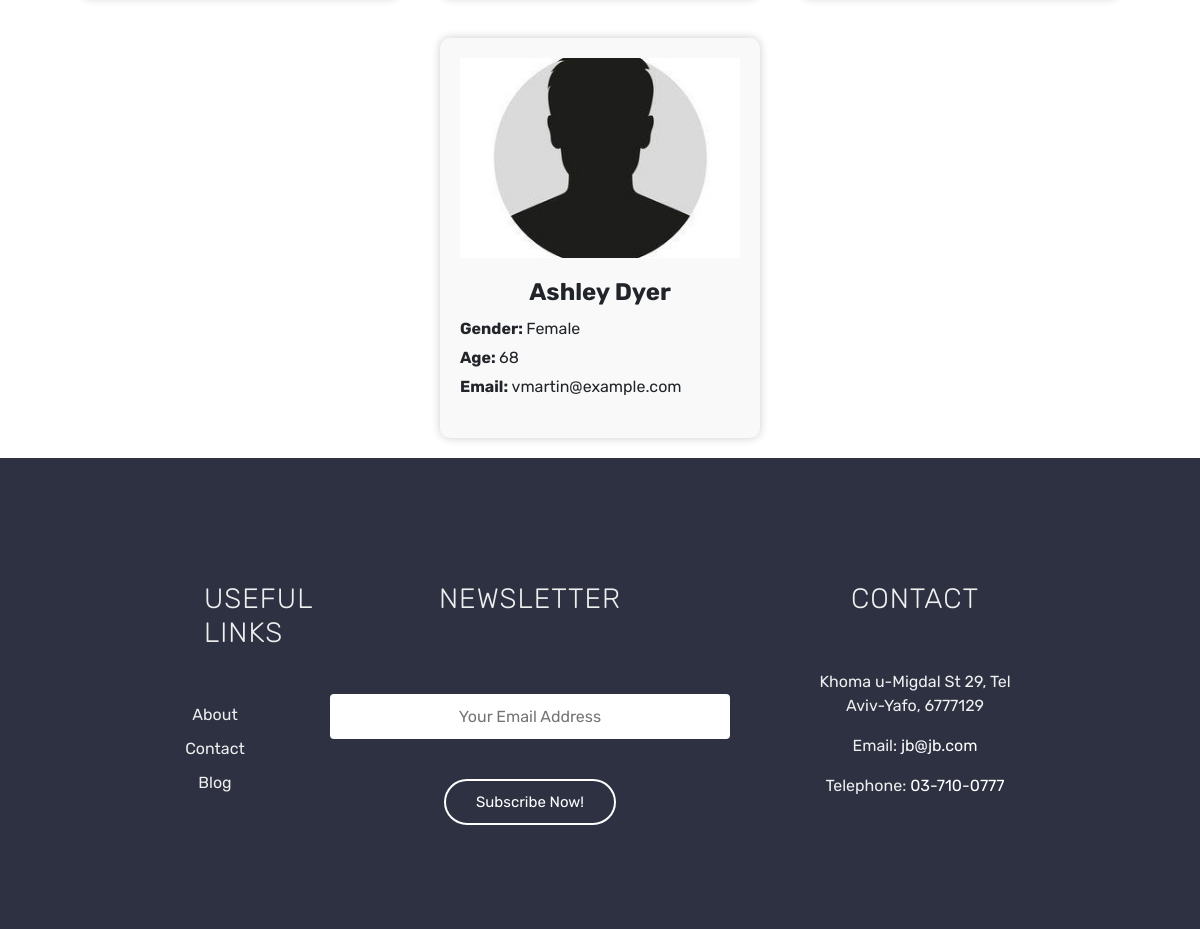
Before: /teachers (lower part) with the older database file.
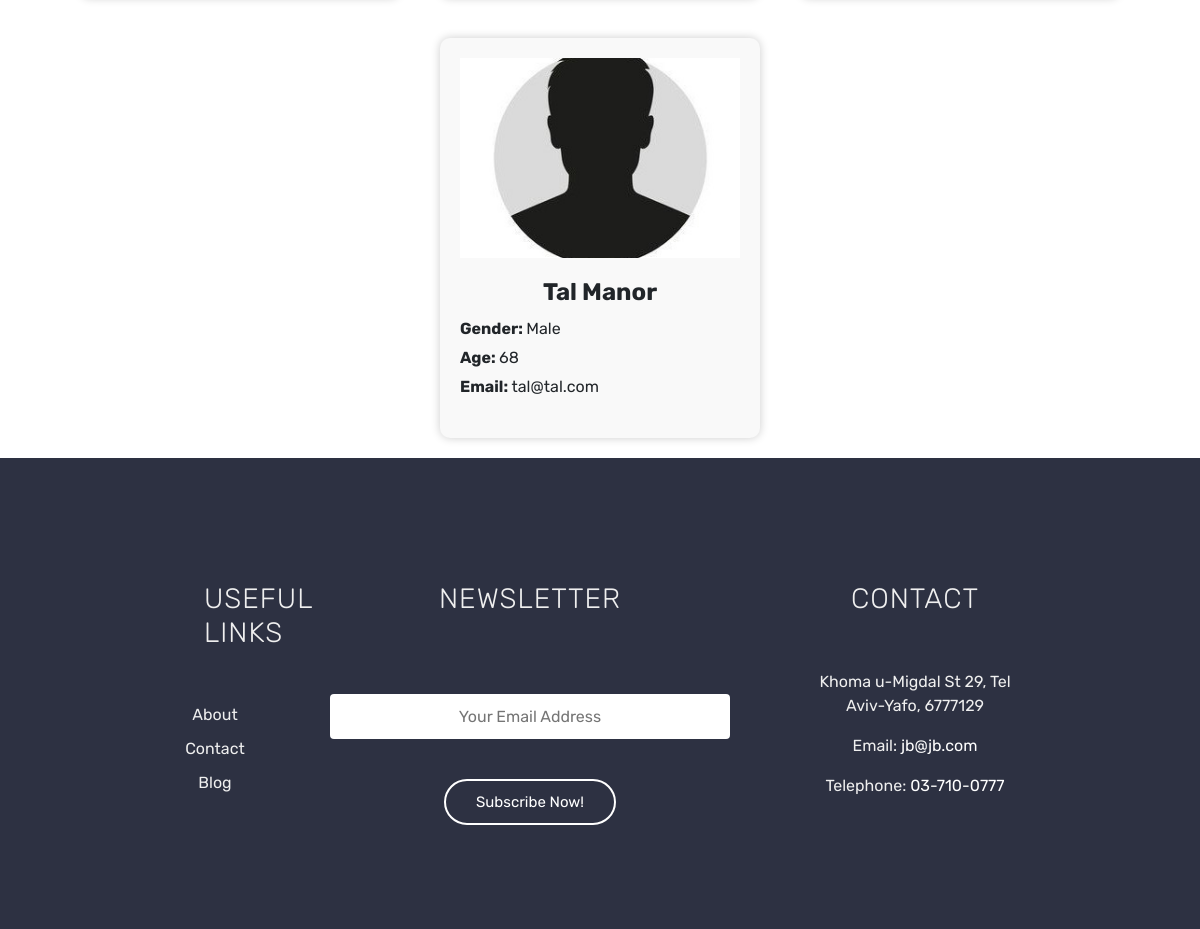
After: the same page with the newer database file.
### tables this page shows
CREATE TABLE teachers (
            teacher_id      INTEGER     PRIMARY KEY
          , user_id         INTEGER     NOT NULL        UNIQUE
          , name            TEXT        NOT NULL
          , image           BLOB        NOT NULL
          , gender          TEXT        NOT NULL
          , birth_date      TEXT        NOT NULL
          , phone           TEXT        NOT NULL
          , address         TEXT        NOT NULL
          , FOREIGN KEY (user_id) REFERENCES users (user_id)
        );

CREATE TABLE users (
            user_id         INTEGER     PRIMARY KEY
          , role            TEXT        NOT NULL
          , email           TEXT        NOT NULL        UNIQUE
          , password        TEXT        NOT NULL
        );

### app.py (the view)
@app.route('/teachers')
def show_teachers():
    teachers_tupple = execute_query(f"""
    SELECT teachers.name
         , gender
         , phone
         , birth_date
         , round((julianday(CURRENT_DATE)-julianday(birth_date))/365,2) as AGE
         , email
    FROM teachers
    JOIN users ON teachers.user_id = users.user_id
    """)
    teachers = [ [teacher for teacher in teacher_tup] for teacher_tup in teachers_tupple ]
    image_blobs = execute_query("SELECT image FROM teachers")
    blob_list = [image_blob[0] for image_blob in image_blobs]
    images = []
    for image in blob_list:
        try:
            encoded_data = [base64.b64encode(image).decode('utf-8')]
            images.append(encoded_data)
        except:
            images.append(list("null"))
    teacher_images = list(map(list.__add__, teachers, images))
    return render_template('teachers.html', teachers=teacher_images)

### app.py (called while the page is built)
@app.before_request
def auth():
    path_teacher_list = ['/teacher_panel']
    if "role" not in session.keys():
        session["username"]='anonymous'
        session["role"]='anonymous'
    if session["role"] != 'Admin':
        if 'admin' in request.full_path:
            return abort(403)
    if session["role"] != 'Teacher':
        if any(route in request.full_path for route in path_teacher_list):
            return abort(403)

### setup_db.py (called while the page is built)
def execute_query(schema):
    cur.execute(schema)
    conn.commit()
    return cur.fetchall()

### templates/teachers.html (shortened to what this page needs)
{% extends "base.html" %}
{% block content %}
<div class="user-card-container">
{% for teacher in teachers %}
<div class="user-card">
  <img alt="Teacher Photo" onerror="this.onerror=null; this.src='./static/img/anonymous_male.jpg';">
    <h2>{{ teacher[0] }}</h2>
    <p><b>Gender: </b>{{ teacher[1] }}</p>
    <p><b>Age: </b> {{ teacher[4]|round|int }}</p>
    <p><b>Email: </b>{{ teacher[5] }} </p>
  </div>
  {% endfor %}
</div>
{% endblock %}

### templates/base.html (shortened to what this page needs)
<!DOCTYPE html>
<html lang="en">
<head>
    <link href="https://cdn.jsdelivr.net/npm/bootstrap@5.2.3/dist/css/bootstrap.min.css" rel="stylesheet"
>
    <link rel="stylesheet" href="https://cdnjs.cloudflare.com/ajax/libs/font-awesome/5.15.2/css/all.min.css">
    <link rel="stylesheet" href="/static/css/style.css">
</head>
<body>
    {% block content %}
    {% endblock %}
    <div class="footer">
        <div class="col-1">
            <h3>USEFUL LINKS</h3>
            <a href="/about" class="useful-link">About</a>
            <a href="/contact-us" class="useful-link">Contact</a>
            <a href="/blog" class="useful-link">Blog</a>
        </div>
        <div class="col-2">
            <h3>NEWSLETTER</h3>
            <form action="/newsletter_subscriber" method="POST" class="footer-form">
                <input type="email" name="subscriber_email" placeholder="Your Email Address" required class="footer-form-input">
                <input type="submit" value="Subscribe Now!" class="footer-submit-form">
            </form>
        </div>
        <div class="col-3">
            <h3>CONTACT</h3>
            <p>Khoma u-Migdal St 29, Tel Aviv-Yafo, 6777129</p>
            <p>Email: <a href="mailto:jb@jb.com" class="phone-link">jb@jb.com</a></p>
            <p>Telephone: <a href="tel:+972-3-7100777" class="phone-link">03-710-0777</a></p>
            </div>
        </div>
</body>
</html>

### static/css/style.css (style rules this page uses)
* { font-family: 'Rubik'; }
h3 { padding: 3vh; text-align: center; font-weight: 700; }
.footer { width: 100%; padding: 100px 15%; background-color: #2d3142; color: #efefef; display: flex; }
.footer div { text-align: center; }
.col-2 { flex-grow: 2; }
.footer div h3 { font-weight: 300; margin-bottom: 30px; letter-spacing: 1px; }
.col-1 a { display: block; text-decoration: none; color: #efefef; margin-bottom: 10px; }
.footer-form-input { width: 400px; height: 45px; border-radius: 4px; text-align: center; margin-top: 20px; margin-bottom: 40px; outline: none; border: none; }
.footer-submit-form { background-color: transparent; border: 2px solid #fff; color: #fff; border-radius: 30px; padding: 10px 30px; font-size: 15px; cursor: pointer; }
.phone-link { color: #fff; text-decoration: none; }
.col-3 { text-decoration: none; color: #efefef; }
input { padding: 0.2vh; border-radius: 5px; border-color: rgb(255, 255, 255, 255); }
form { padding: 0.5vh; }
.user-card-container { display: flex; flex-wrap: wrap; justify-content: center; }
.user-card { padding: 2.5vh; width: 320px; height: 400px; background-color: #f9f9f9; border-radius: 10px; box-shadow: 0 0 10px rgba(0, 0, 0, 0.2); margin: 20px; overflow: hidden; }
.user-card img { width: 100%; height: 200px; object-fit: cover; }
.user-card h2 { margin: 20px 0 10px; font-size: 24px; font-weight: bold; text-align: center; }
.user-card p { margin: 5px 0; font-size: 16px; text-align: left; }

Changed rows visible on the page:
changed teachers: name "Ashley Dyer" → "Tal Manor"; gender "Female" → "Male"; email "vmartin@example.com" → "tal@tal.com"
